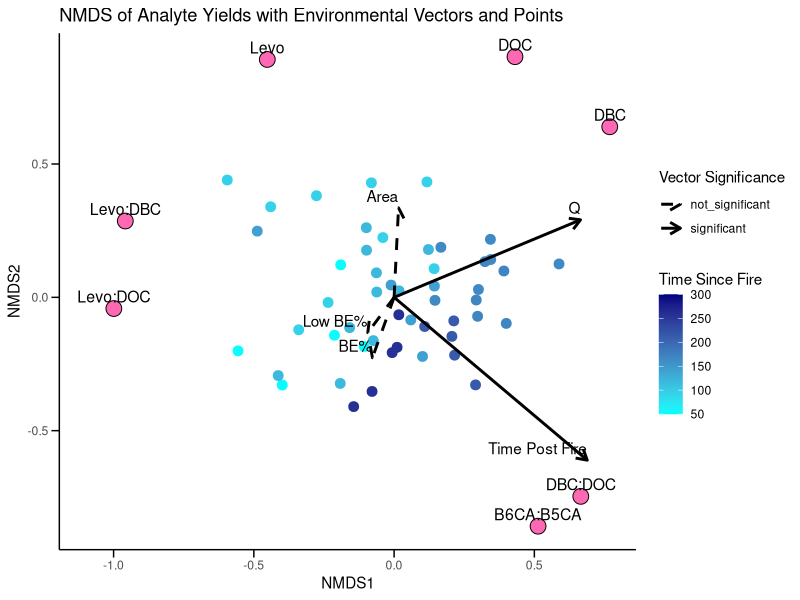

The R source for this figure:
## ---- chunk 1
library("vegan")
library(ggplot2)
library(dplyr)
## ---- chunk 2
setwd("C:/Users/barto/OneDrive/Documents/GitHub/CoastalFires")
FigureData <- readr::read_csv("CoastalFires_FigureData.csv")
#Normalize discharge to watershed area
FigureData$Q_norm <- FigureData$Q_cms / FigureData$Area_square_kilometer
## ---- chunk 3
# Prepare data frames for NMDS
analyte_data <- FigureData[, c("avg_levo_ppb", "DOC_mgC_per_L", "DBC_mgC_per_L", "DBC_DOC_perc", "dB6CA_B5CA", "Levo_DBC", "Levo_DOC_perc")] #choosing only the yield variables from the dataset

#Scale analyte_data to be compatible with a distance matrix
analyte_data <- scale(analyte_data) # Standardize to z-scores
analyte_data <- analyte_data - min(analyte_data) # Shift to make all values positive

#Calculate distance matrix to prepare data for NMDS
dist_matrix <- vegdist(analyte_data, method = "bray") #compute Bray-Curtis distance matrix

#Run NMDS
nmds_result <- metaMDS(dist_matrix, k = 2, trymax = 100)
print(nmds_result)
## ---- chunk 4
# Prepare data for environmental fitting
env_data <- FigureData[, c("Q_norm", "Area_square_kilometer", "Burn_Extent_percent", "Area_low_severity_percent", "time_since_fire_day")]  # choosing environmental variables that will later be showcased as vectors: "Average_slope_percent", "Area_low_to_mod_severity_percent", "Area_mod_to_high_severity_percent"

# Run envfit
envfit_result <- envfit(nmds_result, env_data, permutations = 999)  # Fit environmental variables to the NMDS ordination
print(envfit_result)  # Check the result to ensure it's valid

# Extract vector data from envfit
envfit_vectors <- as.data.frame(scores(envfit_result, display = "vectors"))
envfit_vectors$variable <- rownames(envfit_vectors)  # Add variable names

# Extract p-values and add to the data frame
envfit_vectors$pval <- envfit_result$vectors$pvals  # Extract p-values for vectors

# Categorize vectors based on p-value significance
envfit_vectors$significance <- ifelse(envfit_vectors$pval < 0.05, "significant", "not_significant")
## ---- chunk 5
analyte_points <- envfit(nmds_result, analyte_data, permutations = 999)$vectors
analyte_points_df <- as.data.frame(analyte_points$arrows)
analyte_points_df$Analyte <- rownames(analyte_points$arrows)
colnames(analyte_points_df)[1:2] <- c("NMDS1", "NMDS2")
## ---- chunk 6
# Extract NMDS scores for plotting
nmds_scores <- as.data.frame(scores(nmds_result, display = "sites"))
nmds_scores$Site <- FigureData$time_since_fire_day  # Add Site info for coloring

# Rename variables in envfit_vectors
envfit_vectors$variable <- recode(envfit_vectors$variable,
                                  Q_norm = "Q",
                                  time_since_fire_day = "Time Post Fire",
                                  Burn_Extent_percent = "BE%",
                                  Area_low_severity_percent = "Low BE%",
                                  Area_square_kilometer = "Area",
                                  ) # Adjust names as needed

# Rename analytes in analyte_points_df
analyte_points_df$Analyte <- recode(analyte_points_df$Analyte,
                                  avg_levo_ppb = "Levo",
                                  DOC_mgC_per_L = "DOC",
                                  DBC_mgC_per_L = "DBC",
                                  Levo_DBC = "Levo:DBC",
                                  Levo_DOC_perc = "Levo:DOC",
                                  DBC_DOC_perc = "DBC:DOC",
                                  dB6CA_B5CA = "B6CA:B5CA") # Replace with desired names "DBC_DOC_perc", "dB6CA_B5CA", "Levo_DBC", "Levo_DOC_perc"
## ---- chunk 7
# Multiply arrow lengths
envfit_vectors_long <- envfit_vectors %>%
  mutate(NMDS1 = NMDS1 * 1.5,  # Multiply xend by 1.5
         NMDS2 = NMDS2 * 1.5)  # Multiply yend by 1.5

ggplot() +
  # NMDS points, colored by the continuous variable `Site`
  geom_point(data = nmds_scores, aes(x = NMDS1, y = NMDS2, color = Site), size = 3) +
  
  # Vectors for envfit results
  geom_segment(data = envfit_vectors_long,
               aes(x = 0, y = 0, xend = NMDS1, yend = NMDS2, linetype = significance),
               arrow = arrow(length = unit(0.3, "cm")), size = 1, color = "black") +
  
  # Text labels for vectors
  geom_text(data = envfit_vectors_long,
            aes(x = NMDS1, y = NMDS2, label = variable),
            vjust = -0.5, hjust = 1, color = "black") +
  
  # Additional points for analyte data
  geom_point(data = analyte_points_df, aes(x = NMDS1, y = NMDS2), 
             shape = 21, fill = "hotpink", size = 5) +
  
  # Text labels for analyte points
  geom_text(data = analyte_points_df, aes(x = NMDS1, y = NMDS2, label = Analyte),
            vjust = -0.5, color = "black", size = 4) +
  
  # Continuous color scale for `Site`
  scale_color_gradient(low = "#00FFFF", high = "navy", name = "Time Since Fire", 
                       limits = c(50, 300)) +
  
  # Discrete linetype scale for `significance`
  scale_linetype_manual(values = c("significant" = "solid", "not_significant" = "dashed"), 
                        name = "Vector Significance") +
  
  labs(title = "NMDS of Analyte Yields with Environmental Vectors and Points",
       x = "NMDS1",
       y = "NMDS2") +
  
  # Adjust the x-axis limits
  scale_x_continuous(limits = c(-1.1, NA)) +  # Set minimum x to -1.1, keep upper limit auto
  
  # Customize theme for gridlines and axis appearance
  theme_minimal() +
  theme(
    panel.grid = element_blank(),                 # Remove gridlines
    axis.line = element_line(color = "black"),   # Add black axis lines
    axis.ticks = element_line(color = "black"),  # Add black axis ticks
    axis.ticks.length = unit(0.2, "cm")          # Set tick marks outside
  )
